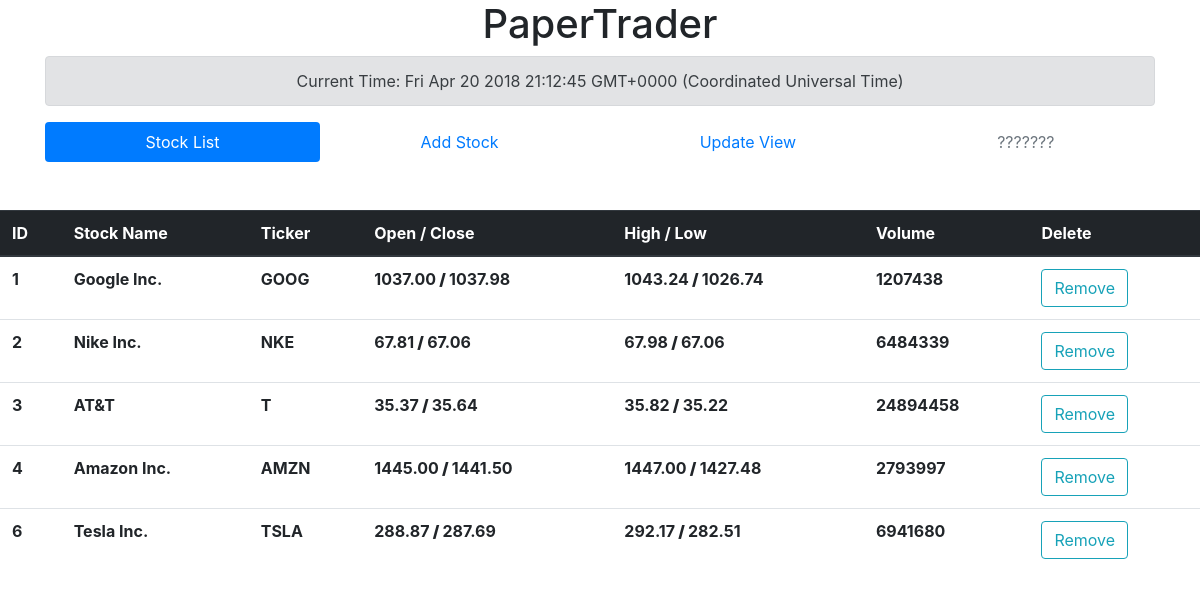
Before: / with the older database file.
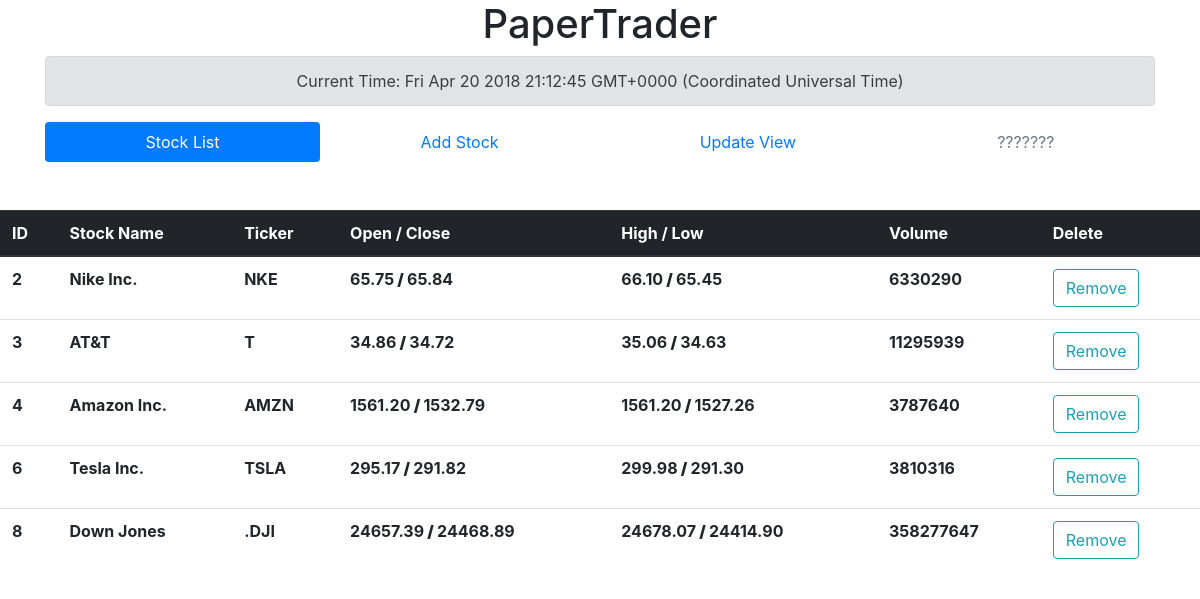
After: the same page with the newer database file.
### PaperTraderApp/models.py (models this page shows, shortened)
class StockModel(models.Model):
    name = models.CharField(max_length=MAX_LENGTH_NAME, unique=True)
    symbol = models.CharField(max_length=MAX_LENGTH_SYMB, unique=True)
    opening = models.DecimalField(max_digits=MAX_DIGITS, decimal_places=2)
    closing = models.DecimalField(max_digits=MAX_DIGITS, decimal_places=2)
    high = models.DecimalField(max_digits=MAX_DIGITS, decimal_places=2)
    low  = models.DecimalField(max_digits=MAX_DIGITS, decimal_places=2)
    volume = models.DecimalField(max_digits=MAX_DIGITS, decimal_places=0)

### PaperTraderApp/views.py (the view)
# urls.py: path('', PaperTraderApp.views.ListStockView.as_view(), name="Home"),
class ListStockView(ListView):
    model = StockModel
    template_name = 'stock_list.html'

### PaperTraderApp/templates/stock_list.html (shortened to what this page needs)
<link rel="stylesheet" href="https://maxcdn.bootstrapcdn.com/bootstrap/4.0.0/css/bootstrap.min.css">
<div class="container">
<header>
<center>
<h1> PaperTrader </h1>
<div class="alert alert-secondary">
		Current Time:
</div>
</center>
<div class="align">
	<center>
	<ul class="nav nav-pills nav-fill">
	<li class="nav-item">
	  <a class="nav-link active" href="/">Stock List</a>
	</li>
	<li class="nav-item">
	  <a class="nav-link" href="{% url "stock-new" %}">Add Stock</a>
	</li>
	<li class="nav-item">
	  <a class="nav-link" href="{% url "update" %}">Update View</a>
	</li>
	<li class="nav-item">
	  <a class="nav-link disabled" href="#">???????</a>
	</li>
	</ul>
	</center>
</header>
</div>
<table class="table">
	<thead class="thead-dark">
		<tr>
			<th scope="col">ID</th>
			<th scope="col">Stock Name</th>
			<th scope="col">Ticker</th>
			<th scope="col">Open / Close</th>
			<th scope="col">High / Low</th>
			<th scope="col">Volume</th>
			<th scope="col">Delete</th>
		</tr>
	</thead>
	<tbody>
		{% for stock in object_list %}
		<tr>
			<th>{{ stock.id }}</th>
			<th>{{ stock.name }}</th>
			<th>{{ stock.symbol }}</th>
			<th>{{ stock.opening }}<strong> / </strong>{{ stock.closing }}</th>
			<th>{{ stock.high }}<strong> / </strong>{{ stock.low }}</th>
			<th>{{ stock.volume }}</th>
			<th> <a type="button" class="btn btn-outline-info"  href="{% url "stock-delete" pk=stock.id %}">Remove</a></th>
		</tr>
		{% endfor %}
	</tbody>
</table>

Changed rows visible on the page:
removed StockModel: id "1", name "Google Inc.", symbol "GOOG", opening "1037.00", closing "1037.98", high "1043.24", low "1026.74", volume "1207438"
changed StockModel "Nike Inc.": opening "67.81" → "65.75"; closing "67.06" → "65.84"; high "67.98" → "66.10"; low "67.06" → "65.45"; volume "6484339" → "6330290"
changed StockModel "AT&T": opening "35.37" → "34.86"; closing "35.64" → "34.72"; high "35.82" → "35.06"; low "35.22" → "34.63"; volume "24894458" → "11295939"
changed StockModel "Amazon Inc.": opening "1445.00" → "1561.20"; closing "1441.50" → "1532.79"; high "1447.00" → "1561.20"; low "1427.48" → "1527.26"; volume "2793997" → "3787640"
changed StockModel "Tesla Inc.": opening "288.87" → "295.17"; closing "287.69" → "291.82"; high "292.17" → "299.98"; low "282.51" → "291.30"; volume "6941680" → "3810316"
added StockModel: id "8", name "Down Jones", symbol ".DJI", opening "24657.39", closing "24468.89", high "24678.07", low "24414.90", volume "358277647"
